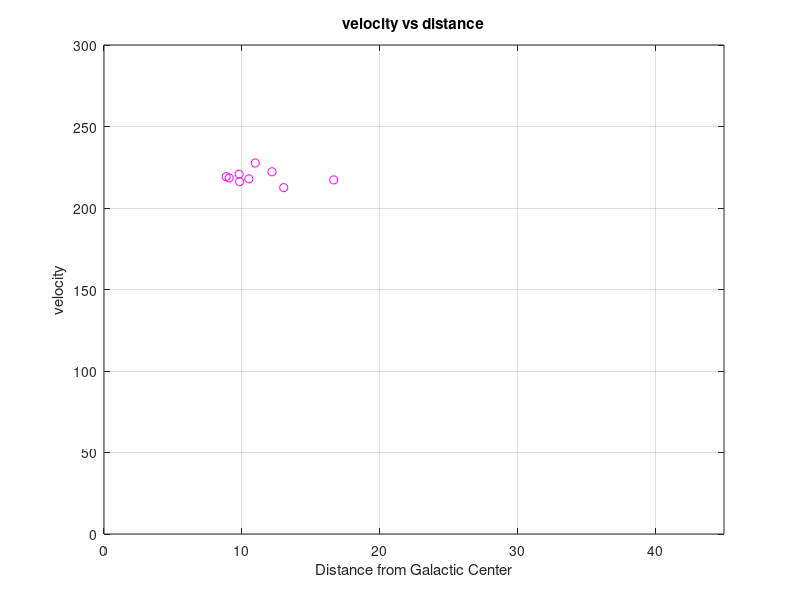

Write the MATLAB code that produced this figure.
#rotational curve meashurements

format long #"format long" for precition
A = 15.3       #oort          
B = -11.9                  
V0 = 220       # Sun's velocity            
R0 = 8.5       # Distance from galactic center to sun            
W0 = (V0/R0) 
c = 299792458;             
f0 = 1420.4057517667 ;   # Rest frequency of HI line emission

f1 = [1420.4411504425, 1420.5203125, 1420.608203125];
f2 = [1420.4421875, 1420.53984375, 1420.6375];
f3 = [1420.4421875, 1420.549609375, 1420.647265625];
f4 = [1420.4421875, 1420.559375, 1420.66238938052];

l1 = [35 50 65];
l2 = [44 59 74];
l3 = [55 70 80];
l4 = [60 75 80];

#here,line 24 and line 34 f1 and l1 keep change to f2,f3,f4 and l2,l3,l4 
#(f1,l1),(f2,l2),(f3,l3) and (f4,l4) are representing frequency and longitude of galaxy from spectrum plots 1,2,3 and 4.

for i = f1
   vs = (((f0/i)*(c+V0))-c)/1000
   vr_list = [vs]       #vr = rotational velocity of cloud
   
   l_list = [90-l1]      # this is for sin(l) l= 90-l

  for idx=1:length(l_list)
    l =l_list(idx);
   
    vr = vr_list/sind(l)
                                 # d = distance from sun to cloud
    d = vr /(A*sind(2*l)) ;
                                #d2 = (abs(d))   # sometime d maybe negative
                                # vt = tangential velocity of cloud
    vt = d*((A*cosd(2*l))+B);
    idx
    ur = vr+ (V0*sind(l));
    ut = vt+ (V0*cosd(l));
                                              # V = total velocity calculated by propermotion method
    V(idx) = sqrt((ur)^2 + (ut)^2);
                                               # R = distance from Galactic center to cloud
    R(idx) = sqrt((R0^2)+(d^2)-(2*R0*d*cosd(l)));
    a=transpose(R)
    b=transpose(V)
   
   end
  save -append data_R.dat a   #To produce Data file of R
  save -append data_V.dat b   #To produce Data file of V
plot(R,V,'om')
xlim([0 45]);
ylim([0 300]);
grid on
title ("velocity vs distance");
xlabel("Distance from Galactic Center");
ylabel("velocity");
hold on
end
